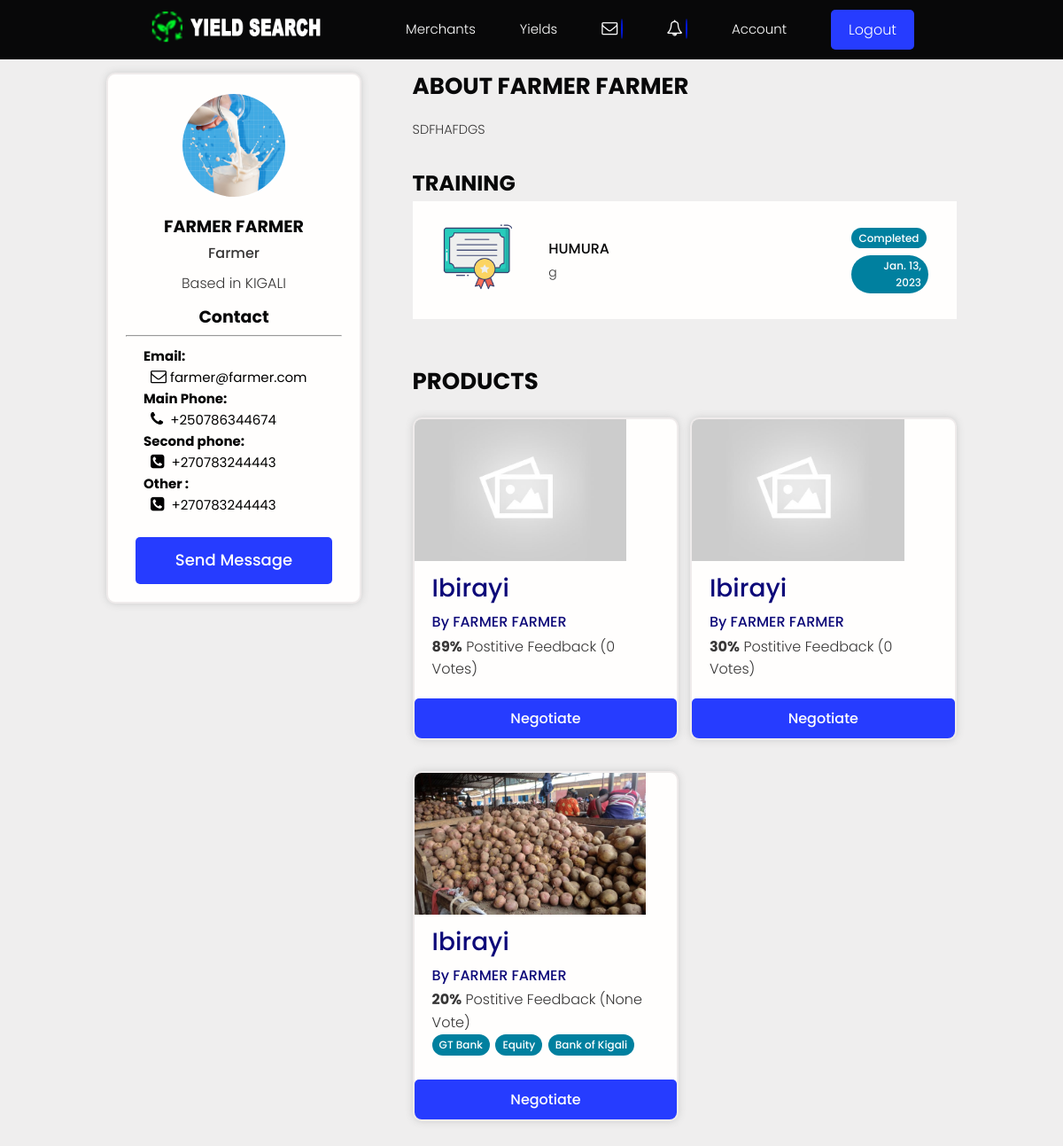
/profile/579f4dba-719b-4b59-86eb-e088a2856ae8/ (signed in), run on an earlier commit of the app's database.
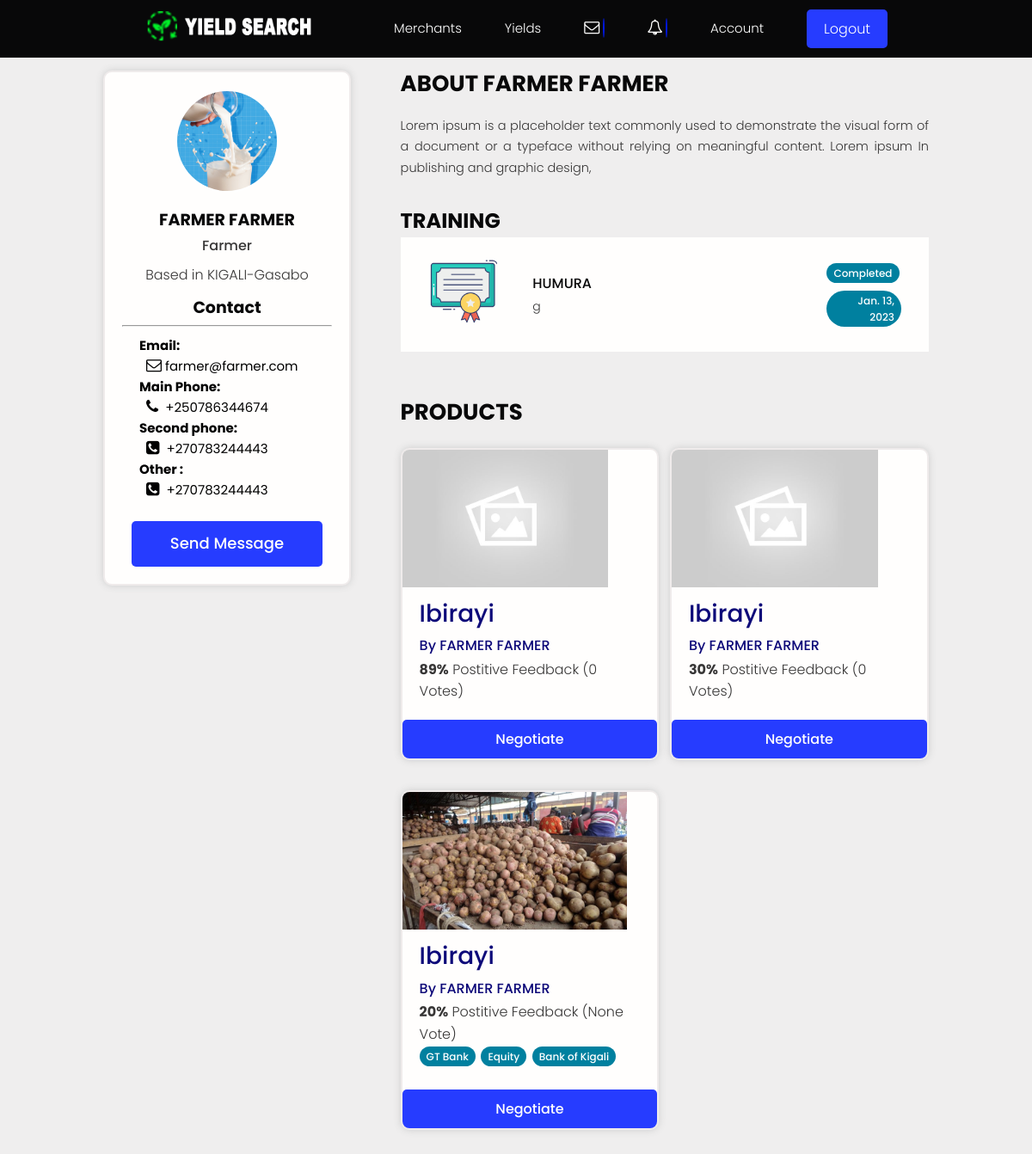
And on a later commit of the database.
### users/models.py (models this page shows, shortened)
class Profile(models.Model):
    user = models.OneToOneField(
        User, on_delete=models.CASCADE, null=True, blank=True, related_name="profile")
    name = models.CharField(max_length=200, blank=True, null=True)
    email = models.EmailField(max_length=500, blank=True, null=True)
    username = models.CharField(max_length=200, blank=True, null=True)
    born = models.DateField(max_length=200, null=True, verbose_name="Date of Birth")
    username = models.CharField(max_length=200, blank=True, null=True)
    location = models.CharField(max_length=200, blank=True, null=True)
    nid = models.PositiveIntegerField(max_length=16, blank=True, null=True)
    bio = models.TextField(blank=True, null=True)
    profile_image = models.ImageField(
        null=True, blank=True, upload_to='profiles/', default="profiles/user-default.png")
    account = models.CharField(max_length=200, blank=True, null=True)
    phone1 = models.CharField(blank=True,  max_length=13,  null=True, help_text='Example +2507XXXXXXXXXXX')
    phone2 = models.CharField(blank=True,  max_length=13, null=True, help_text='Example +2507XXXXXXXXXXX')
    created = models.DateTimeField(auto_now_add=True)
    updated = models.DateTimeField(auto_now=True)
    id = models.UUIDField(default=uuid.uuid4, unique=True,
                          primary_key=True, editable=False)
    class Meta:
        ordering = ['created']
    @property
    def imageURL(self):
        try:
            url = self.profile_image.url
        except:
            url = ''
        return url

class CustomUser(AbstractUser):
    ACCOUNT_TYPE = (
        ('Farmer','Umuhinzi'),
        ('Rancher','Umworozi'),
        ( 'Trader','Umuguzi'),
    )
    PRIVELEGE= (
        ('Normal','Normal'),
        ('Agronome','Agronome'),
        ( 'Admin','Admin'),
    )
    phone = models.CharField(blank=True, max_length=13,  null=True, help_text='Try other Number (startwith  +250)')
    status = models.CharField(max_length=200, choices=ACCOUNT_TYPE, default="staff")
    role = models.CharField(max_length=200, choices=PRIVELEGE, default="Normal")

### users/views.py (the view)
# urls.py: path('profile/<str:pk>/', views.userProfile, name="user-profile"),
def userProfile(request, pk):
    if request.user.is_staff:
        return redirect('/admin/')
    profile = Profile.objects.get(id=pk)
    training = profile.training_set.exclude(description__exact="")
    context = {'profile': profile, 'training': training}
    return render(request, 'users/user-profile.html', context)

### products/models.py (called while the page is built)
    @property
    def imageURL(self):
        try:
            url = self.featured_image.url
        except:
            url = ''
        return url

    def __str__(self):
        return self.name

### users/models.py (called while the page is built)
    @property
    def imageURL(self):
        try:
            url = self.certificate.url
        except:
            url = ''
        return url

### users/templates/users/user-profile.html (shortened to what the changed rows need)
{% extends 'main.html' %}
{% load static %}
{% block content %}
<main class="profile my-md">
    <div class="container">
        <div class="layout">
            <div class="column column--1of3">
                <div class="card text-center">
                    <div class="card__body dev">
                        <img class="avatar avatar--xl"  style="border-radius:50%;" id="myModalImg" src="{{ profile.imageURL }}" />
                        <h2 class="dev__name">{{profile.name}}</h2>
                        <p class="dev__title">{{profile.account}}</p>
                        <p class="dev__location">Based in {{profile.location}}</p>
                    <p class="dev__name">Contact</p>
                        <hr>
                        <div class="contact">
                        <b>Email:</b> <br>
                        &nbsp; <i class="fa icon-envelope-alt"></i>&nbsp;{{profile.email}} <br>
                        <b>Main Phone:</b> <br>
                        &nbsp; <i class="fa fa icon-phone"></i>&nbsp;&nbsp;{{profile.user.phone}} <br>
                        {% if profile.phone1 %}
                        <b>Second phone:</b> <br>
                        &nbsp; <i class="fa icon-phone-sign"></i>&nbsp;&nbsp;{{profile.phone1}} <br>
                        {% endif %}
                        {% if profile.phone2 %}
                        <b>Other :</b> <br>
                        &nbsp; <i class="fa fa icon-phone-sign"></i>&nbsp;&nbsp;{{profile.phone2}}
              {% endif %}
            </div>
            <br>
                        {% if request.user.profile.id != profile.id %}
                        <a href="{% url 'create-message' profile.id %}" class="btn btn--sub btn--lg">Send Message </a>
                        {% endif %}
                    </div>
                </div>
            </div>
            <div class="column column--2of3">
                <div class="devInfo">
                    <h3 class="devInfo__title">About {{profile.name}}</h3>
                    <p class="devInfo__about">{{profile.bio}}</p>
                </div>
            </div>
        </div>
    </div>
</main>
{% endblock content %}

What changed in the data, as far as the page shows it:
changed Profile "FARMER FARMER": location "KIGALI" → "KIGALI-Gasabo"; bio "SDFHAFDGS" → "Lorem ipsum is a placeholder text commonly used to demonstrate the visual form of a document or a typeface without relying on meaningful content. Lorem ipsum In publishing and graphic design,"
